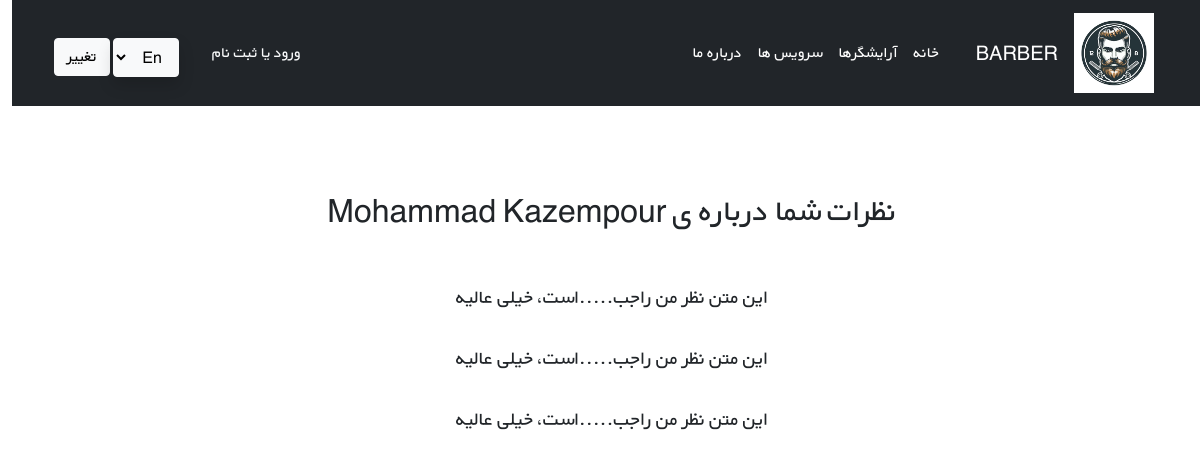
Page /barber/1 on the committed database.
### barbers/models.py (models this page shows, shortened)
class Barber(models.Model):
    services = models.ManyToManyField('Service', related_name='barber')
    name = models.CharField(max_length=50, unique=True)
    phone_number = models.CharField(max_length=11)
    image = models.ImageField(upload_to='barbers-image/')
    active = models.BooleanField()
    date_added = models.DateTimeField(auto_now_add=True)

class BarberComment(models.Model):
    STARS = (
        ('1', 'Awful'),
        ('2', 'Bad'),
        ('3', 'Normal'),
        ('4', 'Good'),
        ('5', 'Perfect'),
    )
    customer = models.ForeignKey(get_user_model(), on_delete=models.CASCADE)
    barber = models.ForeignKey(Barber, related_name='barber_comment', on_delete=models.CASCADE, verbose_name=_('barber'))
    stars = models.CharField(choices=STARS, max_length=1, verbose_name=_('stars'))
    text = models.TextField(verbose_name=_('text'))
    date_created = models.DateTimeField(auto_now_add=True)

### barbers/views.py (the view)
# urls.py: path('barber/<int:pk>', barber_details, name='barber_detail'),
def barber_details(request, pk):
    barber = Barber.objects.get(pk=pk)
    barber_comments = barber.barber_comment.all()
    context = {
        'barber_comments': barber_comments,
        'barber' : barber,
    }
    return render(request, 'barber_detail.html', context=context)

### barbers/templates/barber_detail.html (shortened to what this page needs)
{% extends "_base.html" %}
{% load i18n %}
{% block body %}
<div class="row">
    <div class="">
        <div class="services-caption active text-center mb-30">
            <div class="service-cap"><br><br><br>
                <h2>{% trans 'your comments about' %}  {{barber.name}}<h2><br>
                {% for barber_comment in barber_comments %}
                <h5>{{barber_comment.text}}</h5><br>
            {% endfor %}
            </div>
        </div>
    </div>
</div>
{% endblock body %}

### static/css/style.css (style rules this page uses)
* { font-family: 'BYekan', sans-serif; line-height: 1.8rem; }

### rows in the picture
Barber: name "Mohammad Kazempour"
BarberComment: text "این متن نظر من راجب.....است، خیلی عالیه"
BarberComment: text "این متن نظر من راجب.....است، خیلی عالیه"
BarberComment: text "این متن نظر من راجب.....است، خیلی عالیه"
